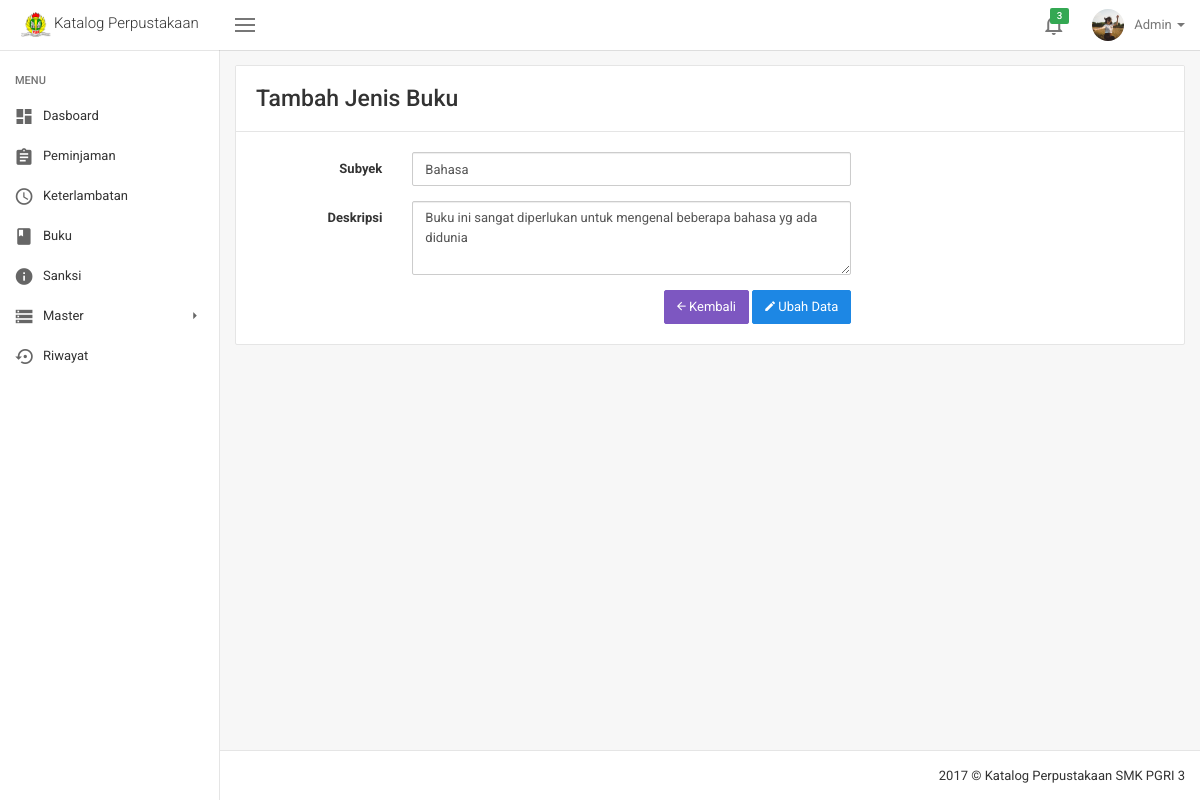
The page /ubah_jenis_buku.php?no_dewery=400 on the database as committed earlier.
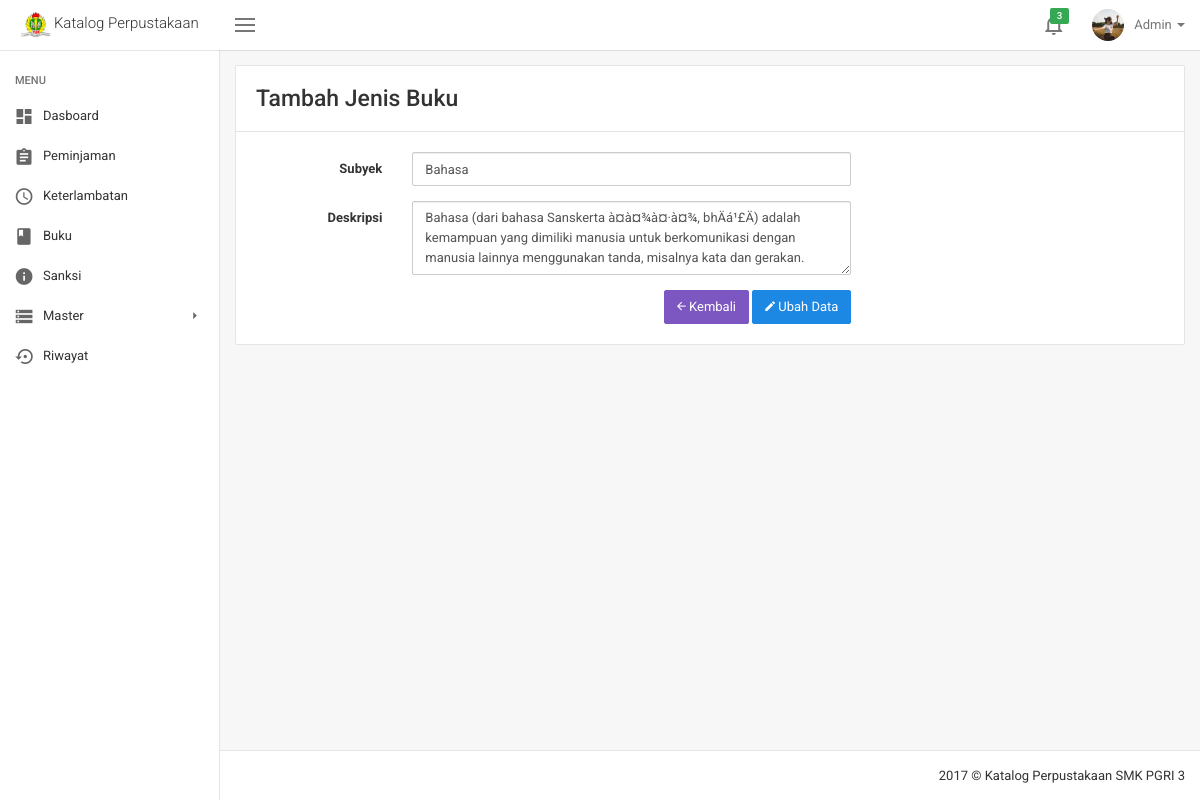
The same page on the database as committed later.
### tables this page shows
CREATE TABLE `jenis_buku` (
  `id_jenis_buku` int(12) NOT NULL,
  `no_dewery` int(12) NOT NULL,
  `subyek` varchar(250) NOT NULL,
  `deskripsi_jenis_buku` text
);

### ubah_jenis_buku.php (the view, shortened to what this page needs)
<!DOCTYPE html>
<html lang="en">
  <?php include('script/head_script.php') ?>
  <body class="layout layout-header-fixed layout-left-sidebar-fixed">
    <?php include('menu/header.php');
    if (isset($_GET['no_dewery'])) {
        $no_dewery = ($_GET["no_dewery"]);
        $query = "SELECT * FROM jenis_buku WHERE no_dewery ='$no_dewery'";
        $result = mysqli_query($con, $query);
        $data = mysqli_fetch_assoc($result);
        $subyek = $data["subyek"];
        $deskripsi = $data["deskripsi_jenis_buku"];
    }
    ?>
    <div class="site-main">
      <?php include('menu/sidebar.php') ?>
      <div class="site-content">
        <div class="panel panel-default">
          <div class="panel-heading">
            <h3 class="m-y-0">Tambah Jenis Buku</h3>
          </div>
          <div class="panel-body">
            <div class="row">
              <div class="col-md-8">
                <form class="form-horizontal" method="post" action="system/proses_ubah_jenis_buku.php">
                  <div class="form-group">
                    <label class="col-sm-3 control-label" for="form-control-5">Subyek</label>
                    <div class="col-sm-9">
                      <input class="form-control" type="text" name="subyek" placeholder="Subyek" value="<?php echo $subyek ?>">
                    </div>
                  </div>
                  <div class="form-group">
                    <label class="col-sm-3 control-label" for="form-control-8">Deskripsi</label>
                    <div class="col-sm-9">
                      <textarea class="form-control" rows="3" name="deskripsi" placeholder="Deskripsi"><?php echo $deskripsi ?></textarea>
                    </div>
                  </div>
                  <div align="right">
                      <a href="jenis_buku.php">
                          <button type="button" rel="tooltip" class="btn btn-info btn-fill">
                                      <i class="zmdi zmdi-arrow-left"></i> Kembali
                          </button>
                      </a>
                      <button type="submit" name="input" rel="tooltip" class="btn btn-primary btn-fill">
                              <i class="zmdi zmdi-edit"></i> Ubah Data
                      </button>
                  </div>
                </form>
              </div>
            </div>
          </div>
        </div>
      </div>
      <?php include('menu/footer.php') ?>
    </div>
  </body>
</html>

Rows that differ between the two databases and show on the page:
changed jenis_buku "Bahasa": deskripsi "Buku ini sangat diperlukan untuk mengenal beberapa bahasa yg ada didunia" → "Bahasa (dari bahasa Sanskerta à¤­à¤¾à¤·à¤¾, bhÄá¹£Ä) adalah kemampuan yang dimiliki manusia untuk berkomunikasi dengan manusia lainnya menggunakan tanda, misalnya kata dan gerakan."
